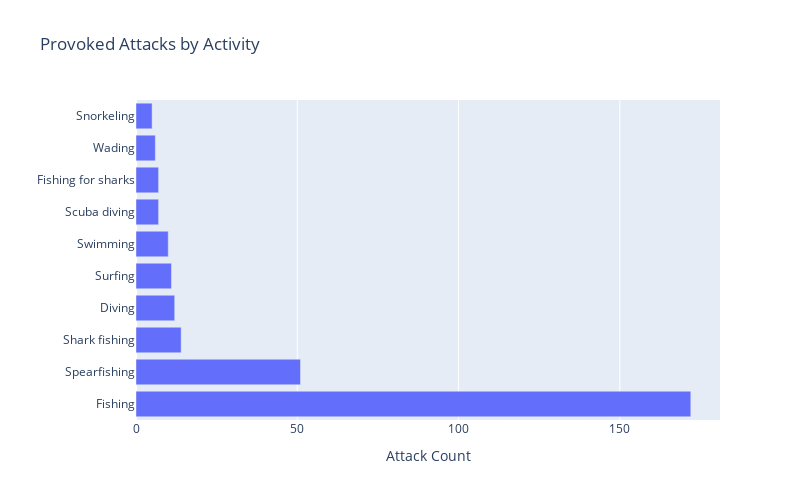

The notebook cell saved with this chart:
### Code cell
prov_activity = df[df.Type == 'Provoked'].groupby('Activity')['Activity'].count().sort_values(ascending=False)[:10]

fig4 = px.bar(prov_activity, x=prov_activity.values, y=prov_activity.index, orientation='h', labels={'index':'','x':'Attack Count'},
            title = 'Provoked Attacks by Activity')
fig4.update_layout(height=500, width=800)
fig4.show()

### Figure 1 — Plotly figure (JSON) as saved in the notebook; plotly's stock layout.template omitted (floating-point values rounded to 4 significant figures)
{"data": [{"alignmentgroup": "True", "hovertemplate": "Attack Count=%{x}<br>=%{y}<extra></extra>", "legendgroup": "", "marker": {"color": "#636efa", "pattern": {"shape": ""}}, "name": "", "offsetgroup": "", "orientation": "h", "showlegend": false, "textposition": "auto", "type": "bar", "x": [172, 51, 14, 12, 11, 10, 7, 7, 6, 5], "xaxis": "x", "y": ["Fishing", "Spearfishing", "Shark fishing", "Diving", "Surfing", "Swimming", "Scuba diving", "Fishing for sharks", "Wading", "Snorkeling"], "yaxis": "y"}], "layout": {"barmode": "relative", "height": 500, "legend": {"tracegroupgap": 0}, "title": {"text": "Provoked Attacks by Activity"}, "width": 800, "xaxis": {"anchor": "y", "domain": [0, 1], "title": {"text": "Attack Count"}}, "yaxis": {"anchor": "x", "domain": [0, 1], "title": {"text": ""}}}}
